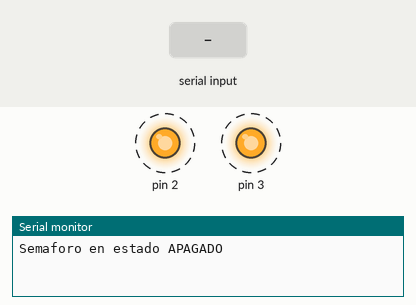
The sketch below on a simulated Arduino Uno, built with avr-gcc and run on an emulated ATmega328P. Shown: output pins drawn as LEDs (lit = HIGH), the last lines printed to the serial monitor. Dashed ring = blinking. The test bench sets the inputs (shaded band). Pins used as bus, display or sensor lines are not drawn.

Above: at 1.12 s.
1.6 s: "p" received over Serial
At 2.3 s:
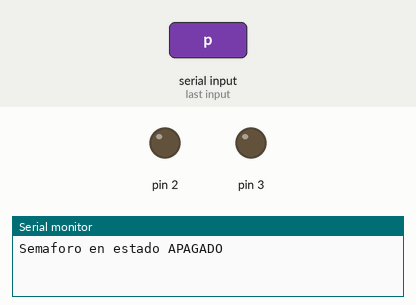
4.6 s: "a" received over Serial
At 4.6 s:
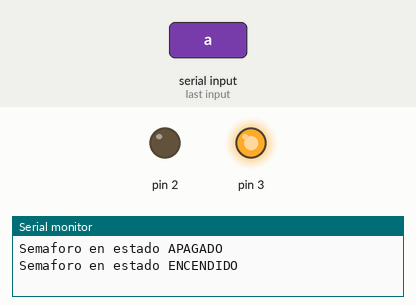
At 5.12 s:
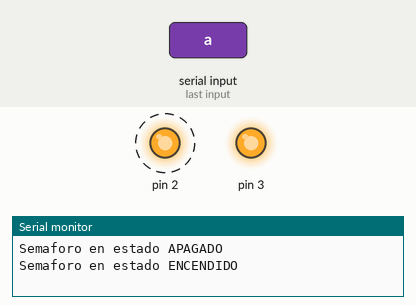
Timing chart, 0 to 13.6 s (numbered marks = the images above; inputs shaded):
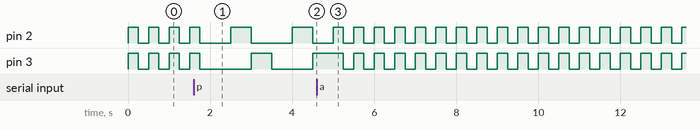

The sketch:

sketch_aug10b_controlar_semaforo.ino
```cpp
/*
 *  Controlar encendido de semaforo mediante la PC
*/

int pines[3]; // Pines a utilizar
bool encendido = false;
int velocidad = 9600; // baudios
bool enviado = false;

void setup() {

  pines[0] = 1;
  pines[1] = 2;
  pines[2] = 3;

  pinMode(pines[0], OUTPUT);
  pinMode(pines[1], OUTPUT);
  pinMode(pines[2], OUTPUT);

  // Inicializa el puerto
  Serial.begin(velocidad);

}

void loop() {

  if (encendido) {

    digitalWrite(pines[0], HIGH);
    delay(500);
    digitalWrite(pines[0], LOW);

    digitalWrite(pines[1], HIGH);
    delay(500);
    digitalWrite(pines[1], LOW);

    digitalWrite(pines[2], HIGH);
    delay(500);
    digitalWrite(pines[2], LOW);

    if (enviado) {
      // Aparece en la pantalla del PC:
      Serial.println("Semaforo en estado ENCENDIDO");
      enviado = false;
    }

  } else {

    digitalWrite(pines[0], HIGH);
    digitalWrite(pines[1], HIGH);
    digitalWrite(pines[2], HIGH);

    delay(250);

    digitalWrite(pines[0], LOW);
    digitalWrite(pines[1], LOW);
    digitalWrite(pines[2], LOW);

    if (!enviado) {
      // Aparece en la pantalla del PC:
      Serial.println("Semaforo en estado APAGADO");
      enviado = true;
    }

    delay(250);

  }

  // Si el puerto esta disponible...
  if (Serial.available()>0) {

    // ... se lee un solo caracter enviado por la PC:
    char dato = Serial.read();

    // Enciende o apaga el semaforo segun la orden:
    if (dato=='p') encendido = true;
    if (dato=='a') encendido = false;

  }

}
```

Measured:
- after the input at 4.6 s, pin 2: alternates HIGH for 0.25 s and LOW for 0.25 s, starting after 0.40 s; pin 3: alternates HIGH for 0.25 s and LOW for 0.25 s, starting after 0.65 s
